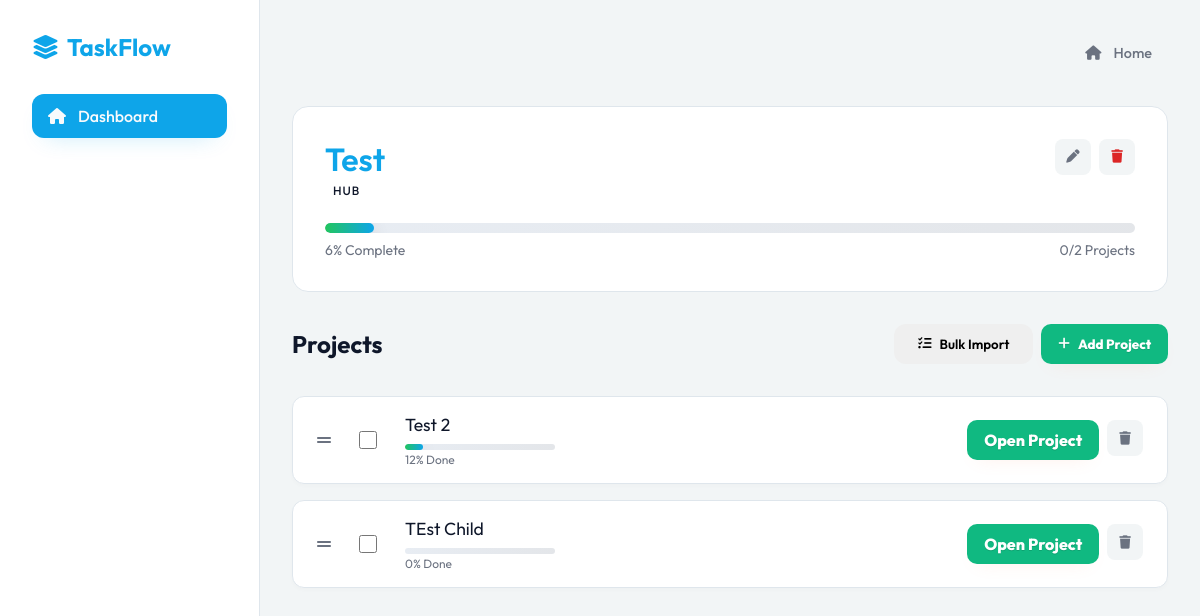
/list/5, run on the app's committed database.
### models.py (models this page shows, shortened)
class TodoList(db.Model):
    id = db.Column(db.Integer, primary_key=True)
    title = db.Column(db.String(100), nullable=False)
    type = db.Column(db.String(20), default='list') # 'hub' or 'list'
    created_at = db.Column(db.DateTime, default=datetime.utcnow)
    items = db.relationship(
        'TodoItem',
        backref='list',
        lazy=True,
        cascade="all, delete-orphan",
        foreign_keys='TodoItem.list_id',
        order_by="TodoItem.order_index"
    )
    def get_progress(self):
        total = len(self.items)
        if total == 0:
            return 0
        total_score = 0.0
        for item in self.items:
            try:
                if item.linked_list:
                    total_score += item.linked_list.get_progress() / 100.0
                else:
                    if item.status == 'done':
                        total_score += 1.0
                    elif item.status == 'in_progress':
                        total_score += 0.5
                    else:
                        total_score += 0.0
            except Exception:
                total_score += 0.0
        return int((total_score / total) * 100)

class TodoItem(db.Model):
    id = db.Column(db.Integer, primary_key=True)
    list_id = db.Column(db.Integer, db.ForeignKey('todo_list.id'), nullable=False)
    content = db.Column(db.String(200), nullable=False)
    description = db.Column(db.Text, nullable=True)
    notes = db.Column(db.Text, nullable=True)
    status = db.Column(db.String(20), default='not_started') # 'not_started', 'in_progress', 'done'
    order_index = db.Column(db.Integer, default=0)  # For manual ordering
    linked_list_id = db.Column(db.Integer, db.ForeignKey('todo_list.id'), nullable=True)
    linked_list = db.relationship('TodoList', foreign_keys=[linked_list_id], post_update=True)

### app.py (the view)
@app.route('/list/<int:list_id>')
def list_view(list_id):
    todo_list = TodoList.query.get_or_404(list_id)
    parent_item = TodoItem.query.filter_by(linked_list_id=list_id).first()
    parent_list = parent_item.list if parent_item else None
    return render_template('list_view.html', todo_list=todo_list, parent_list=parent_list)

### templates/list_view.html (shortened to what this page needs)
{% extends 'base.html' %}
{% block content %}
<div class="nav-links" style="margin-bottom: 1rem; display: flex; align-items: center;">
    <a href="/" class="back-link" style="margin-left: auto;"><i class="fa-solid fa-house"></i> Home</a>
</div>
<div class="list-header">
    <div class="card-header">
        <div>
            <h1 id="list-title-display">{{ todo_list.title }}</h1>
            <span class="card-type">{{ todo_list.type }}</span>
        </div>
        <div class="task-actions">
            <button class="btn-icon" onclick="openEditListModal()"><i class="fa-solid fa-pen"></i></button>
            <button class="btn-icon" style="color: var(--danger-color);" onclick="deleteList({{ todo_list.id }})"><i
                    class="fa-solid fa-trash"></i></button>
        </div>
    </div>
    {% if todo_list.type == 'hub' %}
    {% set total = todo_list.items|length %}
    {% set done_count = 0 %}
    {% for item in todo_list.items %}
        {% if item.linked_list %}
            {% if item.linked_list.get_progress() == 100 %}
                {% set done_count = done_count + 1 %}
            {% endif %}
        {% else %}
            {% if item.status == 'done' %}
                {% set done_count = done_count + 1 %}
            {% endif %}
        {% endif %}
    {% endfor %}
    <div class="progress-container" style="margin-top: 1.5rem;">
        <div class="progress-bar" id="main-progress-bar" style="width: {{ todo_list.get_progress() }}%"></div>
    </div>
    <div class="progress-text">
        <span id="progress-percent">{{ todo_list.get_progress() }}% Complete</span>
        <span id="progress-count">{{ done_count }}/{{ total }} Projects</span>
    </div>
    {% endif %}
</div>
<div style="margin-bottom: 2rem; display: flex; justify-content: space-between; align-items: center;">
    <h2>{{ 'Projects' if todo_list.type == 'hub' else 'Tasks' }}</h2>
    <div style="display: flex; gap: 0.5rem;">
        <button class="btn" onclick="openBulkImportModal()">
            <i class="fa-solid fa-list-check"></i> Bulk Import
        </button>
        <button class="btn btn-primary btn-secondary" onclick="openAddItemModal()">
            <i class="fa-solid fa-plus"></i> Add {{ 'Project' if todo_list.type == 'hub' else 'Task' }}
        </button>
    </div>
</div>
<div class="task-list" id="items-container">
    {% for item in todo_list.items %}
    <div class="task-item {{ 'done' if item.status == 'done' else '' }} {{ 'phase' if item.status == 'phase' else '' }}" id="item-{{ item.id }}" data-status="{{ item.status }}" data-item-id="{{ item.id }}">
        <div class="task-content">
            <div class="drag-handle" title="Drag to reorder" data-drag-id="{{ item.id }}">
                <i class="fa-solid fa-grip-lines"></i>
            </div>
            <input type="checkbox" class="select-item" data-item-id="{{ item.id }}" data-status="{{ item.status }}" onchange="toggleSelectItem({{ item.id }}, this.checked)">
            <div style="flex: 1;">
                <div class="task-text">{{ item.content }}</div>
                {% if todo_list.type == 'hub' and item.linked_list %}
                <div class="progress-container" style="height: 6px; margin-top: 0.5rem; width: 150px;">
                    <div class="progress-bar" style="width: {{ item.linked_list.get_progress() }}%"></div>
                </div>
                <div style="font-size: 0.75rem; color: var(--text-muted); margin-top: 2px;">
                    {{ item.linked_list.get_progress() }}% Done
                </div>
                {% endif %}
            </div>
        </div>
        <div class="task-actions">
            {% if todo_list.type == 'hub' and item.linked_list_id %}
            <a href="/list/{{ item.linked_list_id }}" class="btn btn-secondary" role="button" aria-label="Open Project {{ item.content }}">
                Open Project
            </a>
            {% endif %}
            <button class="btn-icon" onclick="deleteItem({{ item.id }})"><i class="fa-solid fa-trash"></i></button>
        </div>
    </div>
    {% endfor %}
</div>
{% endblock %}

### static/style.css (style rules this page uses)
:root { --bg-color: #f2f5f6; --text-color: #0f172a; --text-muted: #6b7280; --primary-color: #0ea5e9; --primary-hover: #0b8ac4; --secondary-color: #ffffff; --accent-color: #10b981; --success-color: #22c55e; --warning-color: #f59e0b; --danger-color: #dc2626; --border-color: #dfe6ec; --shadow-color: rgba(15, 23, 42, 0.12); --card-radius: 16px; --transition: all 0.3s ease; --indigo: #4f46e5; --teal: #0f9c8d; --mint: #99f6e4; }
* { margin: 0; padding: 0; box-sizing: border-box; font-family: 'Outfit', sans-serif; }
body { background-color: var(--bg-color); color: var(--text-color); min-height: 100vh; overflow-x: hidden; }
.nav-links { list-style: none; }
.nav-links a { display: flex; align-items: center; gap: 0.75rem; padding: 0.75rem 1rem; color: var(--text-muted); text-decoration: none; border-radius: 12px; transition: var(--transition); font-weight: 500; }
h1 { font-size: 2rem; font-weight: 600; color: var(--primary-color); }
.btn { padding: 0.75rem 1.5rem; border-radius: 12px; border: none; font-weight: 600; cursor: pointer; transition: var(--transition); display: inline-flex; align-items: center; gap: 0.5rem; text-decoration: none; }
.btn-secondary { background: rgba(14, 165, 233, 0.12); color: var(--primary-color); font-weight: 800; padding: 0.6rem 1rem; border-radius: 10px; box-shadow: 0 12px 30px -16px rgba(0,0,0,0.18), 0 6px 14px -8px rgba(0,0,0,0.08); text-transform: none; border: none; }
.progress-text { font-size: 0.875rem; color: var(--text-muted); margin-top: 0.5rem; display: flex; justify-content: space-between; align-items: center; gap: 0.75rem; }
.card-header { display: flex; justify-content: space-between; align-items: flex-start; }
.card-type { font-size: 0.75rem; text-transform: uppercase; letter-spacing: 1px; padding: 0.25rem 0.5rem; border-radius: 6px; font-weight: 500; }
.progress-container { width: 100%; height: 10px; background: linear-gradient(90deg, rgba(226, 232, 240, 0.8), rgba(209, 213, 219, 0.6)); border-radius: 999px; overflow: hidden; margin-top: auto; }
.progress-bar { height: 100%; background: linear-gradient(90deg, #22c55e, #0ea5e9); border-radius: 999px; transition: width 0.6s cubic-bezier(.2,.9,.2,1); box-shadow: 0 6px 18px rgba(17,24,39,0.16); background-size: 100% 100%; }
.btn-secondary { background: var(--accent-color); color: #fff; font-weight: 800; padding: 0.6rem 1rem; border-radius: 10px; box-shadow: 0 12px 30px -16px rgba(31,42,68,0.22), 0 6px 14px -8px rgba(0,0,0,0.08); text-transform: none; border: none; }
.list-header { margin-bottom: 2rem; background: var(--secondary-color); padding: 2rem; border-radius: var(--card-radius); border: 1px solid var(--border-color); }
.back-link { color: var(--text-muted); text-decoration: none; display: inline-flex; align-items: center; gap: 0.5rem; margin-bottom: 1rem; font-size: 0.9rem; transition: var(--transition); }
.task-list { display: flex; flex-direction: column; gap: 1rem; }
.task-item { background: #ffffff; border: 1px solid var(--border-color); padding: 1rem 1.5rem; border-radius: 12px; display: flex; align-items: center; justify-content: space-between; transition: var(--transition); box-shadow: 0 2px 4px rgba(0,0,0,0.02); }
.task-content { display: flex; align-items: center; gap: 1rem; flex: 1; }
.select-item { margin-right: 0.75rem; width: 18px; height: 18px; cursor: pointer; }
.drag-handle { cursor: grab; color: var(--text-muted); margin-right: 0.75rem; font-size: 1rem; display: flex; align-items: center; user-select: none; }
.task-text { font-size: 1.1rem; }
.task-actions { display: flex; gap: 0.5rem; }
.btn-icon { width: 36px; height: 36px; border-radius: 8px; border: none; background: var(--bg-color); color: var(--text-muted); cursor: pointer; display: flex; align-items: center; justify-content: center; transition: var(--transition); }
.btn-secondary { background: var(--accent-color); color: #fff; font-weight: 700; padding: 0.5rem 0.9rem; border-radius: 10px; box-shadow: 0 8px 22px -12px rgba(31,42,68,0.14); }
.btn.btn-secondary, a.btn.btn-secondary { background: var(--accent-color) !important; background-image: none !important; color: #fff !important; font-weight: 800; padding: 0.6rem 1.05rem; border-radius: 10px; box-shadow: 0 14px 40px -20px rgba(24, 49, 107, 0.25), 0 8px 20px -12px rgba(255,138,92,0.18); border: none !important; opacity: 1 !important; text-shadow: 0 1px 0 rgba(0,0,0,0.12); }

### data on the page
TodoList: title "Test", type "HUB", type "Projects", type "Project"
TodoItem: get_progress "6"
TodoItem: content "Test 2", linked_list.get_progress "12"
TodoItem: content "TEst Child", linked_list.get_progress "0"

### other printed values
{{ done_count }} "0"
{{ total }} "2"
